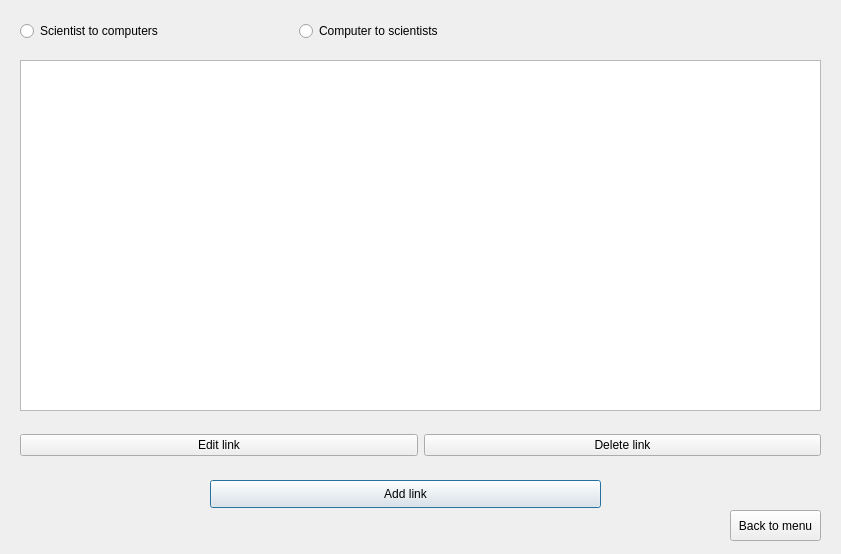
<?xml version="1.0" encoding="UTF-8"?>
<ui version="4.0">
 <class>LWindow</class>
 <widget class="QDialog" name="LWindow">
  <property name="geometry">
   <rect>
    <x>0</x>
    <y>0</y>
    <width>841</width>
    <height>554</height>
   </rect>
  </property>
  <property name="windowTitle">
   <string>Dialog</string>
  </property>
  <widget class="QTableWidget" name="tableLWidget">
   <property name="geometry">
    <rect>
     <x>20</x>
     <y>60</y>
     <width>801</width>
     <height>351</height>
    </rect>
   </property>
  </widget>
  <widget class="QPushButton" name="AddLButton">
   <property name="geometry">
    <rect>
     <x>210</x>
     <y>480</y>
     <width>391</width>
     <height>28</height>
    </rect>
   </property>
   <property name="text">
    <string>Add link</string>
   </property>
  </widget>
  <widget class="QPushButton" name="pushButton_4">
   <property name="geometry">
    <rect>
     <x>730</x>
     <y>510</y>
     <width>91</width>
     <height>31</height>
    </rect>
   </property>
   <property name="text">
    <string>Back to menu</string>
   </property>
  </widget>
  <widget class="QWidget" name="">
   <property name="geometry">
    <rect>
     <x>20</x>
     <y>20</y>
     <width>551</width>
     <height>22</height>
    </rect>
   </property>
   <layout class="QHBoxLayout" name="horizontalLayout">
    <item>
     <widget class="QRadioButton" name="CStoCButton">
      <property name="text">
       <string>Scientist to computers</string>
      </property>
     </widget>
    </item>
    <item>
     <widget class="QRadioButton" name="CtoCSButton">
      <property name="text">
       <string>Computer to scientists</string>
      </property>
     </widget>
    </item>
   </layout>
  </widget>
  <widget class="QWidget" name="">
   <property name="geometry">
    <rect>
     <x>20</x>
     <y>430</y>
     <width>801</width>
     <height>30</height>
    </rect>
   </property>
   <layout class="QHBoxLayout" name="horizontalLayout_2">
    <item>
     <widget class="QPushButton" name="EditLButton">
      <property name="text">
       <string>Edit link</string>
      </property>
     </widget>
    </item>
    <item>
     <widget class="QPushButton" name="DeleteLButton">
      <property name="text">
       <string>Delete link</string>
      </property>
     </widget>
    </item>
   </layout>
  </widget>
  <zorder>tableLWidget</zorder>
  <zorder>CStoCButton</zorder>
  <zorder>CtoCSButton</zorder>
  <zorder>CStoCButton</zorder>
  <zorder>EditLButton</zorder>
  <zorder>DeleteLButton</zorder>
  <zorder>AddLButton</zorder>
  <zorder>pushButton_4</zorder>
 </widget>
 <resources/>
 <connections/>
</ui>
